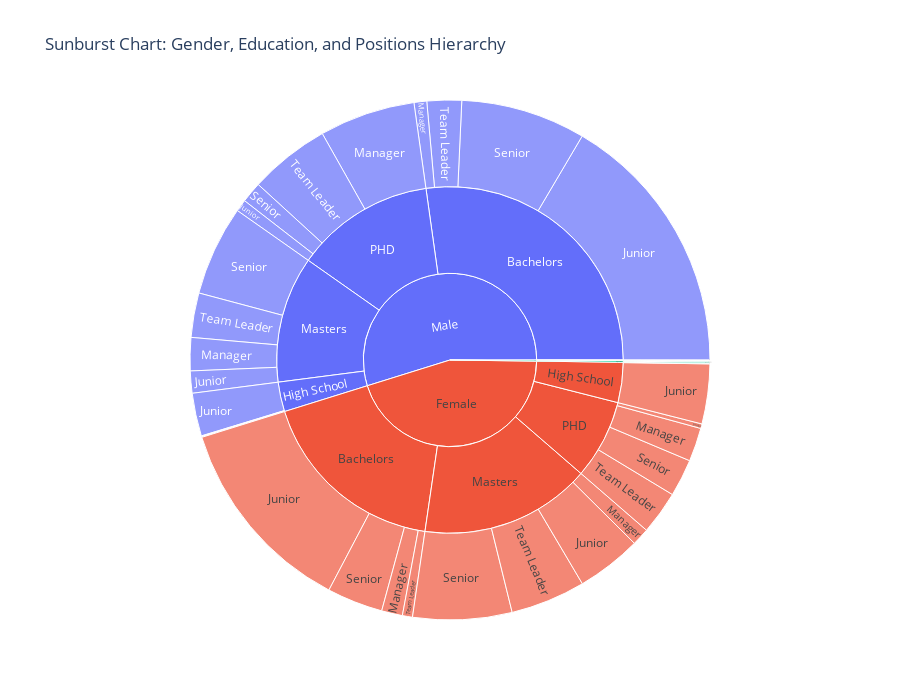

The cell this chart's notebook holds for it:
### Code cell
# Gender  Distribution for each Education for each Positions
sunb = df[['Gender' , 'Education' , 'Positions']]
px.sunburst(data_frame = sunb ,
            path= ['Gender' , 'Education' , 'Positions' ] , height=700 , title= 'Sunburst Chart: Gender, Education, and Positions Hierarchy')

### Figure 1 — Plotly figure (JSON) as saved in the notebook; plotly's stock layout.template omitted (floating-point values rounded to 4 significant figures)
{"data": [{"branchvalues": "total", "domain": {"x": [0, 1], "y": [0, 1]}, "hovertemplate": "labels=%{label}<br>count=%{value}<br>parent=%{parent}<br>id=%{id}<extra></extra>", "ids": ["Female/Bachelors/Junior", "Male/Bachelors/Junior", "Female/High School/Junior", "Male/High School/Junior", "Other/High School/Junior", "Female/Masters/Junior", "Male/Masters/Junior", "Female/PHD/Junior", "Male/PHD/Junior", "Female/Bachelors/Manager", "Male/Bachelors/Manager", "Female/High School/Manager", "Male/High School/Manager", "Other/High School/Manager", "Female/Masters/Manager", "Male/Masters/Manager", "Female/PHD/Manager", "Male/PHD/Manager", "Female/Bachelors/Senior", "Male/Bachelors/Senior", "Male/High School/Senior", "Other/High School/Senior", "Female/Masters/Senior", "Male/Masters/Senior", "Female/PHD/Senior", "Male/PHD/Senior", "Female/Bachelors/Team Leader", "Male/Bachelors/Team Leader", "Male/High School/Team Leader", "Female/Masters/Team Leader", "Male/Masters/Team Leader", "Other/Masters/Team Leader", "Female/PHD/Team Leader", "Male/PHD/Team Leader", "Female/Bachelors", "Male/Bachelors", "Female/High School", "Male/High School", "Other/High School", "Female/Masters", "Male/Masters", "Other/Masters", "Female/PHD", "Male/PHD", "Female", "Male", "Other"], "labels": ["Junior", "Junior", "Junior", "Junior", "Junior", "Junior", "Junior", "Junior", "Junior", "Manager", "Manager", "Manager", "Manager", "Manager", "Manager", "Manager", "Manager", "Manager", "Senior", "Senior", "Senior", "Senior", "Senior", "Senior", "Senior", "Senior", "Team Leader", "Team Leader", "Team Leader", "Team Leader", "Team Leader", "Team Leader", "Team Leader", "Team Leader", "Bachelors", "Bachelors", "High School", "High School", "High School", "Masters", "Masters", "Masters", "PHD", "PHD", "Female", "Male", "Other"], "name": "", "parents": ["Female/Bachelors", "Male/Bachelors", "Female/High School", "Male/High School", "Other/High School", "Female/Masters", "Male/Masters", "Female/PHD", "Male/PHD", "Female/Bachelors", "Male/Bachelors", "Female/High School", "Male/High School", "Other/High School", "Female/Masters", "Male/Masters", "Female/PHD", "Male/PHD", "Female/Bachelors", "Male/Bachelors", "Male/High School", "Other/High School", "Female/Masters", "Male/Masters", "Female/PHD", "Male/PHD", "Female/Bachelors", "Male/Bachelors", "Male/High School", "Female/Masters", "Male/Masters", "Other/Masters", "Female/PHD", "Male/PHD", "Female", "Male", "Female", "Male", "Other", "Female", "Male", "Other", "Female", "Male", "", "", ""], "type": "sunburst", "values": [836, 1106, 249, 179, 4, 271, 92, 19, 50, 87, 53, 2, 2, 6, 73, 138, 140, 399, 233, 520, 2, 2, 412, 375, 156, 87, 42, 144, 2, 312, 185, 2, 181, 337, 1198, 1823, 251, 185, 12, 1068, 790, 2, 496, 873, 3013, 3671, 14]}], "layout": {"height": 700, "legend": {"tracegroupgap": 0}, "title": {"text": "Sunburst Chart: Gender, Education, and Positions Hierarchy"}}}
